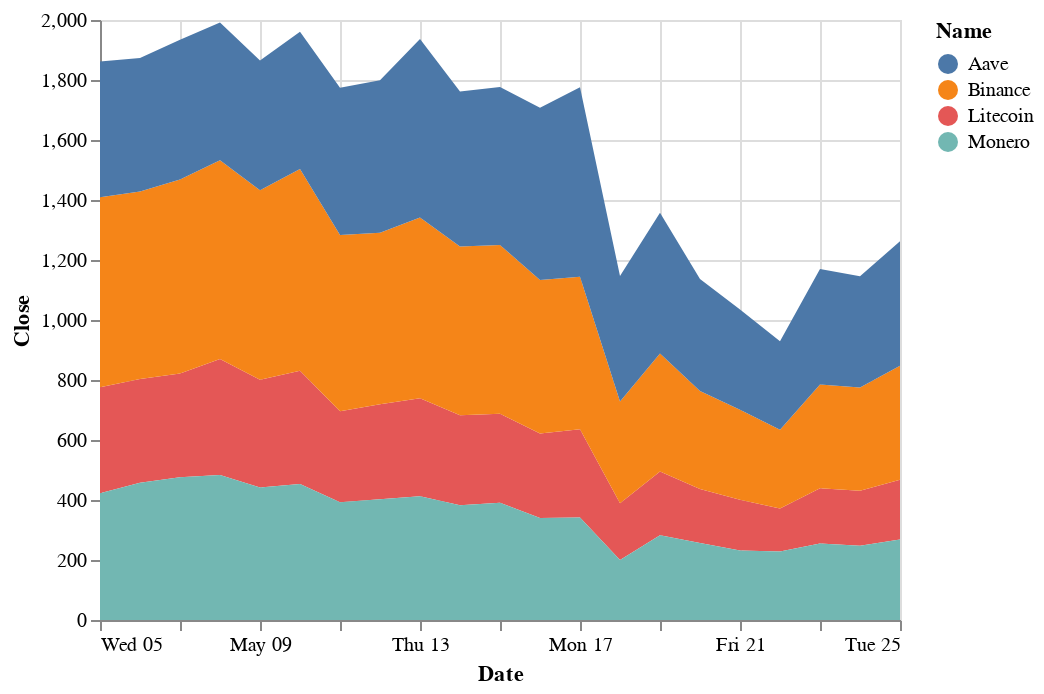

Source (notebook cell):
### Markdown cell above
### Grafico de area

### Code cell
alt.Chart(portafolio).mark_area().encode(
  x="Date",
  y="Close",
  color="Name").interactive()

### Figure 1 — Vega-Lite specification as saved in the notebook (floating-point values rounded to 4 significant figures)
{"config": {"view": {"continuousWidth": 400, "continuousHeight": 300}}, "data": {"name": "data-8659ee43d888fbdf51b2ca44588938c1"}, "mark": "area", "encoding": {"color": {"type": "nominal", "field": "Name"}, "x": {"type": "temporal", "field": "Date"}, "y": {"type": "quantitative", "field": "Close"}}, "selection": {"selector008": {"type": "interval", "bind": "scales", "encodings": ["x", "y"]}}, "$schema": "https://vega.github.io/schema/vega-lite/v4.8.1.json", "datasets": {"data-8659ee43d888fbdf51b2ca44588938c1": [{"Date": "2021-05-05T00:00:00", "Day": "Wednesday", "High": 364.5, "Low": 323.7, "Open": 356.0, "Close": 353.5, "Pct_Change": -0.7097, "Diff": -2.527, "Eval": false, "Name": "Litecoin"}, {"Date": "2021-05-06T00:00:00", "Day": "Thursday", "High": 372.3, "Low": 334.0, "Open": 354.5, "Close": 346.3, "Pct_Change": -2.053, "Diff": -7.257, "Eval": false, "Name": "Litecoin"}, {"Date": "2021-05-07T00:00:00", "Day": "Friday", "High": 356.0, "Low": 335.0, "Open": 345.3, "Close": 346.4, "Pct_Change": 0.03326, "Diff": 0.1152, "Eval": true, "Name": "Litecoin"}, {"Date": "2021-05-08T00:00:00", "Day": "Saturday", "High": 388.2, "Low": 335.2, "Open": 347.1, "Close": 386.5, "Pct_Change": 11.57, "Diff": 40.08, "Eval": true, "Name": "Litecoin"}, {"Date": "2021-05-09T00:00:00", "Day": "Sunday", "High": 413.0, "Low": 339.1, "Open": 387.9, "Close": 359.3, "Pct_Change": -7.018, "Diff": -27.12, "Eval": false, "Name": "Litecoin"}, {"Date": "2021-05-10T00:00:00", "Day": "Monday", "High": 378.9, "Low": 345.3, "Open": 359.3, "Close": 377.4, "Pct_Change": 5.026, "Diff": 18.06, "Eval": true, "Name": "Litecoin"}, {"Date": "2021-05-11T00:00:00", "Day": "Tuesday", "High": 393.1, "Low": 303.1, "Open": 377.7, "Close": 303.1, "Pct_Change": -19.69, "Diff": -74.3, "Eval": false, "Name": "Litecoin"}, {"Date": "2021-05-12T00:00:00", "Day": "Wednesday", "High": 332.0, "Low": 292.3, "Open": 310.1, "Close": 316.9, "Pct_Change": 4.561, "Diff": 13.82, "Eval": true, "Name": "Litecoin"}, {"Date": "2021-05-13T00:00:00", "Day": "Thursday", "High": 338.1, "Low": 308.7, "Open": 317.5, "Close": 326.2, "Pct_Change": 2.942, "Diff": 9.325, "Eval": true, "Name": "Litecoin"}, {"Date": "2021-05-14T00:00:00", "Day": "Friday", "High": 331.6, "Low": 297.6, "Open": 326.4, "Close": 299.8, "Pct_Change": -8.111, "Diff": -26.46, "Eval": false, "Name": "Litecoin"}, {"Date": "2021-05-15T00:00:00", "Day": "Saturday", "High": 323.8, "Low": 280.4, "Open": 299.8, "Close": 296.6, "Pct_Change": -1.049, "Diff": -3.145, "Eval": false, "Name": "Litecoin"}, {"Date": "2021-05-16T00:00:00", "Day": "Sunday", "High": 296.4, "Low": 262.7, "Open": 296.1, "Close": 281.8, "Pct_Change": -5.009, "Diff": -14.86, "Eval": false, "Name": "Litecoin"}, {"Date": "2021-05-17T00:00:00", "Day": "Monday", "High": 318.0, "Low": 279.4, "Open": 281.1, "Close": 294.6, "Pct_Change": 4.56, "Diff": 12.85, "Eval": true, "Name": "Litecoin"}, {"Date": "2021-05-18T00:00:00", "Day": "Tuesday", "High": 299.8, "Low": 151.2, "Open": 294.6, "Close": 189.5, "Pct_Change": -35.67, "Diff": -105.1, "Eval": false, "Name": "Litecoin"}, {"Date": "2021-05-19T00:00:00", "Day": "Wednesday", "High": 224.8, "Low": 167.6, "Open": 186.9, "Close": 212.3, "Pct_Change": 12.01, "Diff": 22.76, "Eval": true, "Name": "Litecoin"}, {"Date": "2021-05-20T00:00:00", "Day": "Thursday", "High": 219.2, "Low": 157.6, "Open": 210.9, "Close": 180.2, "Pct_Change": -15.11, "Diff": -32.08, "Eval": false, "Name": "Litecoin"}, {"Date": "2021-05-21T00:00:00", "Day": "Friday", "High": 184.4, "Low": 163.1, "Open": 180.5, "Close": 169.6, "Pct_Change": -5.884, "Diff": -10.6, "Eval": false, "Name": "Litecoin"}, {"Date": "2021-05-22T00:00:00", "Day": "Saturday", "High": 176.5, "Low": 118.6, "Open": 169.7, "Close": 143.5, "Pct_Change": -15.38, "Diff": -26.08, "Eval": false, "Name": "Litecoin"}, {"Date": "2021-05-23T00:00:00", "Day": "Sunday", "High": 184.1, "Low": 140.4, "Open": 142.8, "Close": 184.0, "Pct_Change": 28.2, "Diff": 40.47, "Eval": true, "Name": "Litecoin"}, {"Date": "2021-05-24T00:00:00", "Day": "Monday", "High": 194.1, "Low": 168.4, "Open": 185.0, "Close": 183.5, "Pct_Change": -0.2697, "Diff": -0.4962, "Eval": false, "Name": "Litecoin"}, {"Date": "2021-05-25T00:00:00", "Day": "Tuesday", "High": 204.1, "Low": 180.0, "Open": 184.0, "Close": 199.2, "Pct_Change": 8.57, "Diff": 15.73, "Eval": true, "Name": "Litecoin"}, {"Date": "2021-05-05T00:00:00", "Day": "Wednesday", "High": 435.2, "Low": 405.6, "Open": 417.3, "Close": 422.5, "Pct_Change": 1.272, "Diff": 5.309, "Eval": true, "Name": "Monero"}, {"Date": "2021-05-06T00:00:00", "Day": "Thursday", "High": 517.6, "Low": 422.6, "Open": 422.6, "Close": 457.1, "Pct_Change": 8.196, "Diff": 34.63, "Eval": true, "Name": "Monero"}, {"Date": "2021-05-07T00:00:00", "Day": "Friday", "High": 485.7, "Low": 451.7, "Open": 454.7, "Close": 475.5, "Pct_Change": 4.009, "Diff": 18.33, "Eval": true, "Name": "Monero"}, {"Date": "2021-05-08T00:00:00", "Day": "Saturday", "High": 485.9, "Low": 447.9, "Open": 475.8, "Close": 483.6, "Pct_Change": 1.706, "Diff": 8.111, "Eval": true, "Name": "Monero"}, {"Date": "2021-05-09T00:00:00", "Day": "Sunday", "High": 497.2, "Low": 425.8, "Open": 483.7, "Close": 441.6, "Pct_Change": -8.674, "Diff": -41.95, "Eval": false, "Name": "Monero"}, {"Date": "2021-05-10T00:00:00", "Day": "Monday", "High": 454.4, "Low": 420.5, "Open": 441.2, "Close": 453.5, "Pct_Change": 2.693, "Diff": 11.89, "Eval": true, "Name": "Monero"}, {"Date": "2021-05-11T00:00:00", "Day": "Tuesday", "High": 477.7, "Low": 392.4, "Open": 453.2, "Close": 392.4, "Pct_Change": -13.48, "Diff": -61.15, "Eval": false, "Name": "Monero"}, {"Date": "2021-05-12T00:00:00", "Day": "Wednesday", "High": 420.9, "Low": 370.7, "Open": 396.7, "Close": 402.4, "Pct_Change": 2.542, "Diff": 9.975, "Eval": true, "Name": "Monero"}, {"Date": "2021-05-13T00:00:00", "Day": "Thursday", "High": 422.0, "Low": 397.7, "Open": 402.5, "Close": 412.5, "Pct_Change": 2.531, "Diff": 10.18, "Eval": true, "Name": "Monero"}, {"Date": "2021-05-14T00:00:00", "Day": "Friday", "High": 440.8, "Low": 382.0, "Open": 412.7, "Close": 382.4, "Pct_Change": -7.306, "Diff": -30.14, "Eval": false, "Name": "Monero"}, {"Date": "2021-05-15T00:00:00", "Day": "Saturday", "High": 404.4, "Low": 372.3, "Open": 382.1, "Close": 390.9, "Pct_Change": 2.227, "Diff": 8.516, "Eval": true, "Name": "Monero"}, {"Date": "2021-05-16T00:00:00", "Day": "Sunday", "High": 390.8, "Low": 333.0, "Open": 390.8, "Close": 339.9, "Pct_Change": -13.05, "Diff": -51.03, "Eval": false, "Name": "Monero"}, {"Date": "2021-05-17T00:00:00", "Day": "Monday", "High": 360.4, "Low": 327.7, "Open": 339.5, "Close": 341.3, "Pct_Change": 0.406, "Diff": 1.38, "Eval": true, "Name": "Monero"}, {"Date": "2021-05-18T00:00:00", "Day": "Tuesday", "High": 345.1, "Low": 153.4, "Open": 341.6, "Close": 200.0, "Pct_Change": -41.39, "Diff": -141.2, "Eval": false, "Name": "Monero"}, {"Date": "2021-05-19T00:00:00", "Day": "Wednesday", "High": 289.7, "Low": 182.1, "Open": 198.3, "Close": 282.4, "Pct_Change": 41.19, "Diff": 82.4, "Eval": true, "Name": "Monero"}, {"Date": "2021-05-20T00:00:00", "Day": "Thursday", "High": 329.6, "Low": 228.0, "Open": 281.0, "Close": 256.8, "Pct_Change": -9.085, "Diff": -25.66, "Eval": false, "Name": "Monero"}, {"Date": "2021-05-21T00:00:00", "Day": "Friday", "High": 262.5, "Low": 223.5, "Open": 256.9, "Close": 231.6, "Pct_Change": -9.796, "Diff": -25.15, "Eval": false, "Name": "Monero"}, {"Date": "2021-05-22T00:00:00", "Day": "Saturday", "High": 261.1, "Low": 177.5, "Open": 231.5, "Close": 227.9, "Pct_Change": -1.591, "Diff": -3.685, "Eval": false, "Name": "Monero"}, {"Date": "2021-05-23T00:00:00", "Day": "Sunday", "High": 256.8, "Low": 216.1, "Open": 226.5, "Close": 255.4, "Pct_Change": 12.04, "Diff": 27.44, "Eval": true, "Name": "Monero"}, {"Date": "2021-05-24T00:00:00", "Day": "Monday", "High": 265.0, "Low": 227.8, "Open": 256.1, "Close": 247.1, "Pct_Change": -3.232, "Diff": -8.255, "Eval": false, "Name": "Monero"}, {"Date": "2021-05-25T00:00:00", "Day": "Tuesday", "High": 270.2, "Low": 243.5, "Open": 246.9, "Close": 268.6, "Pct_Change": 8.686, "Diff": 21.47, "Eval": true, "Name": "Monero"}, {"Date": "2021-05-05T00:00:00", "Day": "Wednesday", "High": 653.4, "Low": 621.1, "Open": 651.0, "Close": 633.3, "Pct_Change": -2.821, "Diff": -18.38, "Eval": false, "Name": "Binance"}, {"Date": "2021-05-06T00:00:00", "Day": "Thursday", "High": 644.1, "Low": 612.2, "Open": 634.0, "Close": 624.6, "Pct_Change": -1.376, "Diff": -8.717, "Eval": false, "Name": "Binance"}, {"Date": "2021-05-07T00:00:00", "Day": "Friday", "High": 657.5, "Low": 618.8, "Open": 624.4, "Close": 646.1, "Pct_Change": 3.448, "Diff": 21.54, "Eval": true, "Name": "Binance"}, {"Date": "2021-05-08T00:00:00", "Day": "Saturday", "High": 678.2, "Low": 631.5, "Open": 646.3, "Close": 662.2, "Pct_Change": 2.496, "Diff": 16.13, "Eval": true, "Name": "Binance"}, {"Date": "2021-05-09T00:00:00", "Day": "Sunday", "High": 690.9, "Low": 596.2, "Open": 661.5, "Close": 631.4, "Pct_Change": -4.663, "Diff": -30.88, "Eval": false, "Name": "Binance"}, {"Date": "2021-05-10T00:00:00", "Day": "Monday", "High": 672.5, "Low": 623.2, "Open": 631.2, "Close": 672.3, "Pct_Change": 6.491, "Diff": 40.98, "Eval": true, "Name": "Binance"}, {"Date": "2021-05-11T00:00:00", "Day": "Tuesday", "High": 684.1, "Low": 588.2, "Open": 671.8, "Close": 588.2, "Pct_Change": -12.52, "Diff": -84.15, "Eval": false, "Name": "Binance"}, {"Date": "2021-05-12T00:00:00", "Day": "Wednesday", "High": 633.0, "Low": 530.2, "Open": 593.0, "Close": 571.4, "Pct_Change": -2.848, "Diff": -16.75, "Eval": false, "Name": "Binance"}, {"Date": "2021-05-13T00:00:00", "Day": "Thursday", "High": 614.5, "Low": 567.0, "Open": 571.0, "Close": 603.1, "Pct_Change": 5.546, "Diff": 31.69, "Eval": true, "Name": "Binance"}, {"Date": "2021-05-14T00:00:00", "Day": "Friday", "High": 610.5, "Low": 561.2, "Open": 602.6, "Close": 563.0, "Pct_Change": -6.646, "Diff": -40.09, "Eval": false, "Name": "Binance"}, {"Date": "2021-05-15T00:00:00", "Day": "Saturday", "High": 606.0, "Low": 535.1, "Open": 562.6, "Close": 562.8, "Pct_Change": -0.03763, "Diff": -0.2119, "Eval": true, "Name": "Binance"}, {"Date": "2021-05-16T00:00:00", "Day": "Sunday", "High": 564.4, "Low": 486.0, "Open": 564.4, "Close": 512.0, "Pct_Change": -9.037, "Diff": -50.87, "Eval": false, "Name": "Binance"}, {"Date": "2021-05-17T00:00:00", "Day": "Monday", "High": 534.2, "Low": 497.0, "Open": 511.4, "Close": 508.0, "Pct_Change": -0.77, "Diff": -3.942, "Eval": false, "Name": "Binance"}, {"Date": "2021-05-18T00:00:00", "Day": "Tuesday", "High": 515.7, "Low": 283.5, "Open": 508.9, "Close": 339.0, "Pct_Change": -33.27, "Diff": -169.0, "Eval": false, "Name": "Binance"}, {"Date": "2021-05-19T00:00:00", "Day": "Wednesday", "High": 424.3, "Low": 286.1, "Open": 335.6, "Close": 393.6, "Pct_Change": 16.1, "Diff": 54.59, "Eval": true, "Name": "Binance"}, {"Date": "2021-05-20T00:00:00", "Day": "Thursday", "High": 415.7, "Low": 275.4, "Open": 391.5, "Close": 326.3, "Pct_Change": -17.1, "Diff": -67.32, "Eval": false, "Name": "Binance"}, {"Date": "2021-05-21T00:00:00", "Day": "Friday", "High": 335.7, "Low": 285.4, "Open": 326.8, "Close": 299.5, "Pct_Change": -8.211, "Diff": -26.79, "Eval": false, "Name": "Binance"}, {"Date": "2021-05-22T00:00:00", "Day": "Saturday", "High": 313.5, "Low": 213.5, "Open": 300.0, "Close": 262.9, "Pct_Change": -12.21, "Diff": -36.56, "Eval": false, "Name": "Binance"}, {"Date": "2021-05-23T00:00:00", "Day": "Sunday", "High": 350.3, "Low": 258.6, "Open": 261.1, "Close": 345.3, "Pct_Change": 31.32, "Diff": 82.36, "Eval": true, "Name": "Binance"}, {"Date": "2021-05-24T00:00:00", "Day": "Monday", "High": 374.6, "Low": 307.7, "Open": 345.5, "Close": 344.1, "Pct_Change": -0.3463, "Diff": -1.196, "Eval": false, "Name": "Binance"}, {"Date": "2021-05-25T00:00:00", "Day": "Tuesday", "High": 387.8, "Low": 337.1, "Open": 343.5, "Close": 379.9, "Pct_Change": 10.39, "Diff": 35.74, "Eval": true, "Name": "Binance"}, {"Date": "2021-05-05T00:00:00", "Day": "Wednesday", "High": 480.7, "Low": 442.4, "Open": 479.8, "Close": 452.4, "Pct_Change": -5.754, "Diff": -27.62, "Eval": false, "Name": "Aave"}, {"Date": "2021-05-06T00:00:00", "Day": "Thursday", "High": 466.9, "Low": 434.8, "Open": 452.4, "Close": 445.2, "Pct_Change": -1.588, "Diff": -7.186, "Eval": false, "Name": "Aave"}, {"Date": "2021-05-07T00:00:00", "Day": "Friday", "High": 475.4, "Low": 441.0, "Open": 445.2, "Close": 466.3, "Pct_Change": 4.738, "Diff": 21.1, "Eval": true, "Name": "Aave"}, {"Date": "2021-05-08T00:00:00", "Day": "Saturday", "High": 468.6, "Low": 441.9, "Open": 466.6, "Close": 459.6, "Pct_Change": -1.443, "Diff": -6.73, "Eval": false, "Name": "Aave"}, {"Date": "2021-05-09T00:00:00", "Day": "Sunday", "High": 482.4, "Low": 403.2, "Open": 459.3, "Close": 433.1, "Pct_Change": -5.773, "Diff": -26.53, "Eval": false, "Name": "Aave"}, {"Date": "2021-05-10T00:00:00", "Day": "Monday", "High": 458.8, "Low": 417.7, "Open": 433.2, "Close": 457.2, "Pct_Change": 5.571, "Diff": 24.12, "Eval": true, "Name": "Aave"}, {"Date": "2021-05-11T00:00:00", "Day": "Tuesday", "High": 595.8, "Low": 456.5, "Open": 457.4, "Close": 490.6, "Pct_Change": 7.306, "Diff": 33.4, "Eval": true, "Name": "Aave"}, {"Date": "2021-05-12T00:00:00", "Day": "Wednesday", "High": 619.3, "Low": 468.5, "Open": 509.1, "Close": 508.6, "Pct_Change": 3.678, "Diff": 18.04, "Eval": false, "Name": "Aave"}, {"Date": "2021-05-13T00:00:00", "Day": "Thursday", "High": 631.6, "Low": 507.4, "Open": 508.9, "Close": 594.6, "Pct_Change": 16.9, "Diff": 85.93, "Eval": true, "Name": "Aave"}, {"Date": "2021-05-14T00:00:00", "Day": "Friday", "High": 610.3, "Low": 511.9, "Open": 594.4, "Close": 516.2, "Pct_Change": -13.18, "Diff": -78.39, "Eval": false, "Name": "Aave"}, {"Date": "2021-05-15T00:00:00", "Day": "Saturday", "High": 562.2, "Low": 479.4, "Open": 515.7, "Close": 526.2, "Pct_Change": 1.946, "Diff": 10.05, "Eval": true, "Name": "Aave"}, {"Date": "2021-05-16T00:00:00", "Day": "Sunday", "High": 593.0, "Low": 473.2, "Open": 527.3, "Close": 574.3, "Pct_Change": 9.13, "Diff": 48.04, "Eval": true, "Name": "Aave"}, {"Date": "2021-05-17T00:00:00", "Day": "Monday", "High": 666.9, "Low": 565.7, "Open": 572.2, "Close": 632.3, "Pct_Change": 10.1, "Diff": 58.01, "Eval": true, "Name": "Aave"}, {"Date": "2021-05-18T00:00:00", "Day": "Tuesday", "High": 649.1, "Low": 354.5, "Open": 629.2, "Close": 418.4, "Pct_Change": -33.83, "Diff": -213.9, "Eval": false, "Name": "Aave"}, {"Date": "2021-05-19T00:00:00", "Day": "Wednesday", "High": 508.0, "Low": 355.4, "Open": 412.9, "Close": 468.8, "Pct_Change": 12.06, "Diff": 50.44, "Eval": true, "Name": "Aave"}, {"Date": "2021-05-20T00:00:00", "Day": "Thursday", "High": 494.5, "Low": 310.5, "Open": 467.5, "Close": 373.4, "Pct_Change": -20.35, "Diff": -95.39, "Eval": false, "Name": "Aave"}, {"Date": "2021-05-21T00:00:00", "Day": "Friday", "High": 381.6, "Low": 311.8, "Open": 373.8, "Close": 334.5, "Pct_Change": -10.43, "Diff": -38.94, "Eval": false, "Name": "Aave"}, {"Date": "2021-05-22T00:00:00", "Day": "Saturday", "High": 351.1, "Low": 210.0, "Open": 335.4, "Close": 295.1, "Pct_Change": -11.78, "Diff": -39.39, "Eval": false, "Name": "Aave"}, {"Date": "2021-05-23T00:00:00", "Day": "Sunday", "High": 397.1, "Low": 289.4, "Open": 294.3, "Close": 385.6, "Pct_Change": 30.66, "Diff": 90.48, "Eval": true, "Name": "Aave"}, {"Date": "2021-05-24T00:00:00", "Day": "Monday", "High": 403.7, "Low": 323.7, "Open": 387.0, "Close": 371.4, "Pct_Change": -3.681, "Diff": -14.19, "Eval": false, "Name": "Aave"}, {"Date": "2021-05-25T00:00:00", "Day": "Tuesday", "High": 415.1, "Low": 359.5, "Open": 370.8, "Close": 414.9, "Pct_Change": 11.73, "Diff": 43.55, "Eval": true, "Name": "Aave"}]}}
